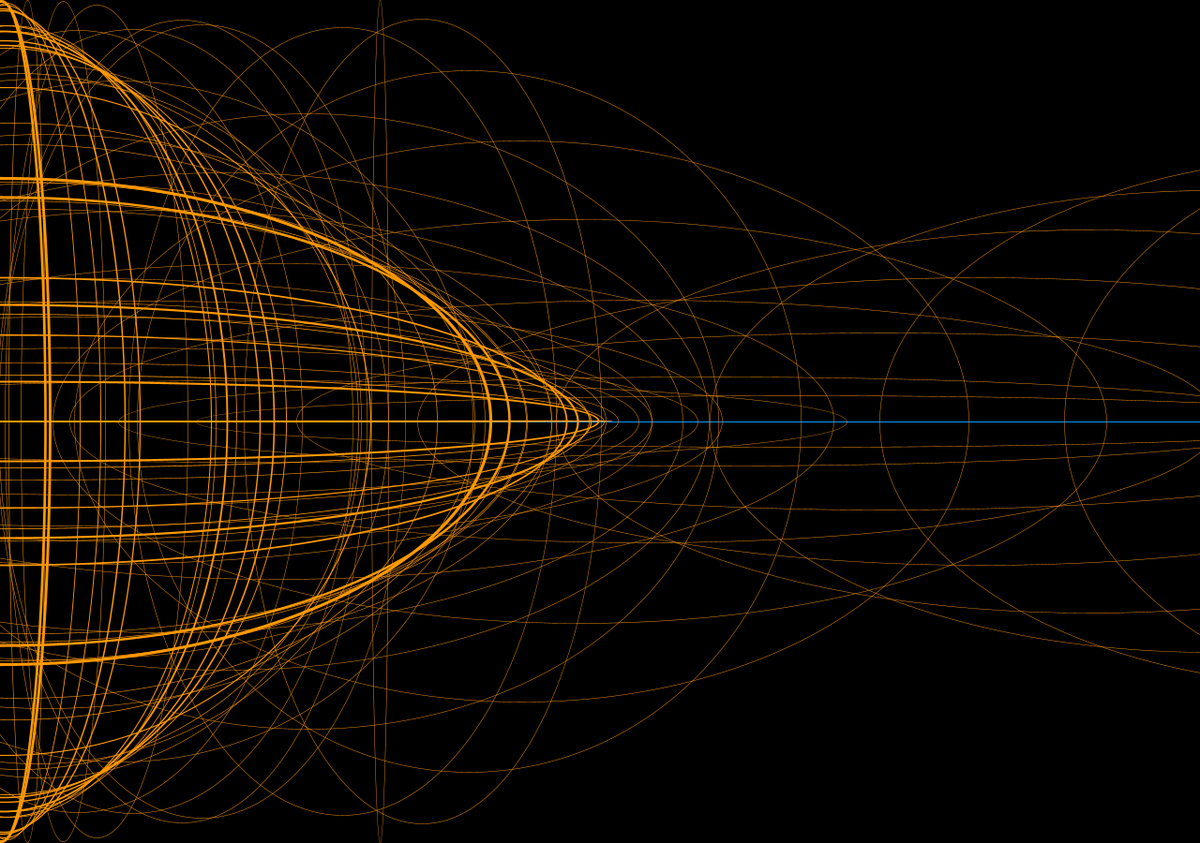
Frame 1 (no input)
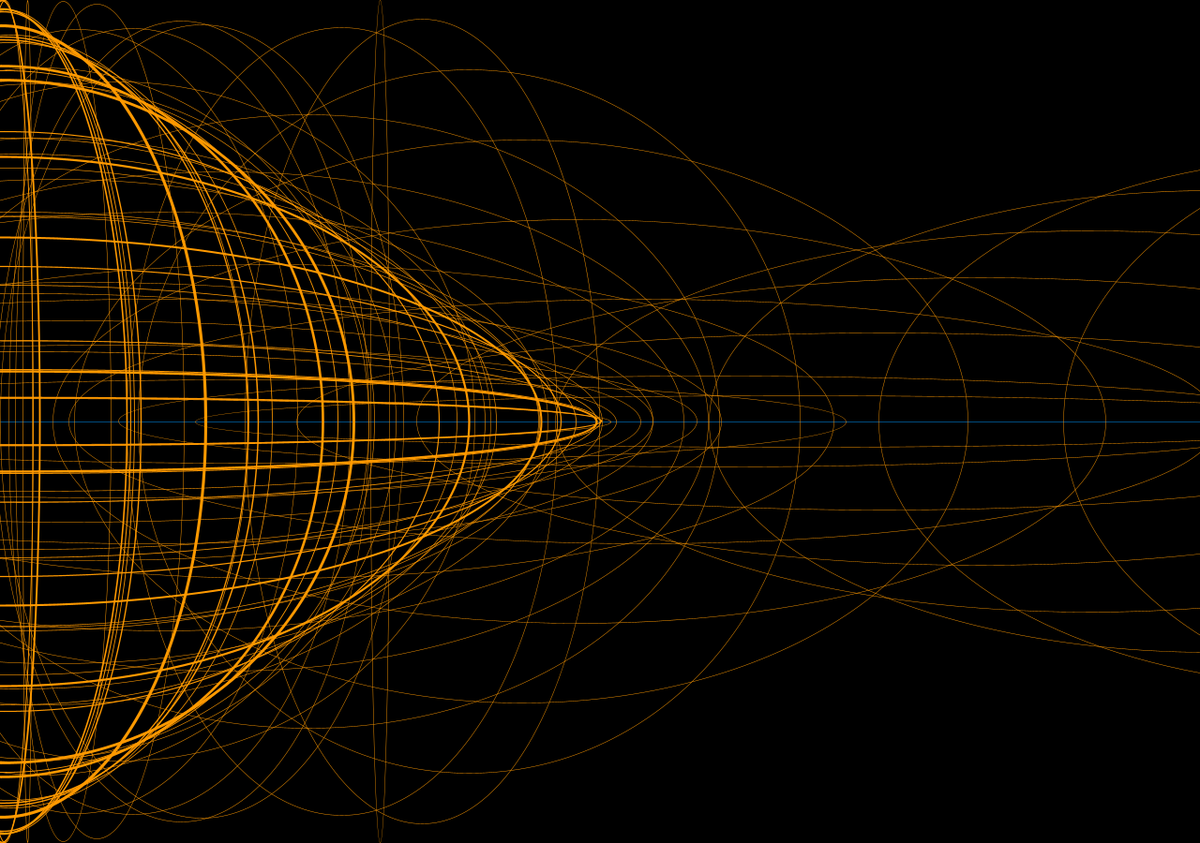
Frame 60 (the mouse pressed at the canvas centre just before this capture)
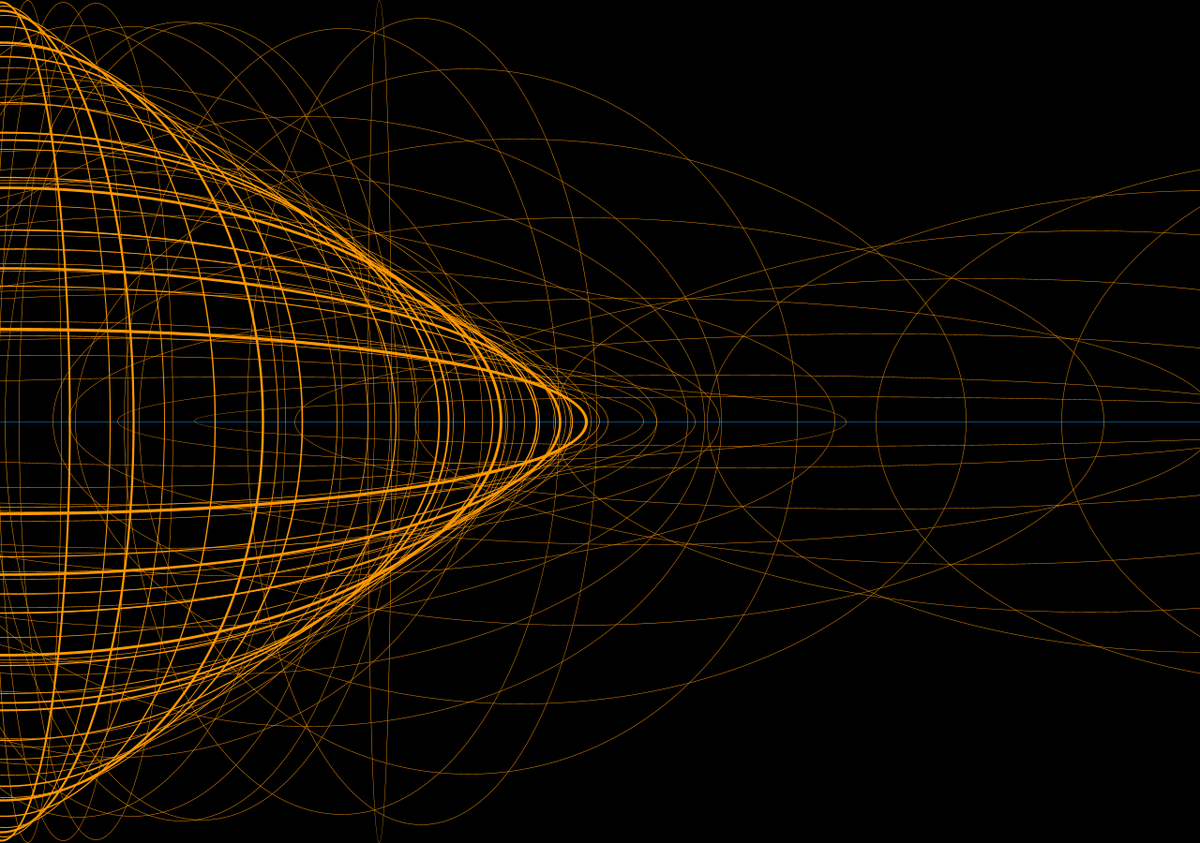
Frame 120 (the mouse held since frame 60 and released just before this capture)

The Processing sketch that drew these frames (run headless with seeded random() and noise(); from frame 60 on, the mouse is pressed at the canvas centre):

// Processing sketch: someonerounding
// ── someonerounding.pde
/*
  someone rounding
  2017.04.09
*/

float count = 0;

void setup() {
  size(1280, 900);

  // Set the background to black and turn off the fill color
  background(0);
  noFill();
  smooth();

  stroke(0, 153, 255);
  line(0, height*0.5, width, height*0.5);
}

void draw() {
  background(0, 0, 0, 100);

  stroke(0, 153, 255);
  line(0, height*0.5, width, height*0.5);
  
  count+=0.01;
  count = count%(2*PI);
  float t = 1*tan(count);
  //println(t);
  r(width + t);
}


float r(float d) {
  float t = d;
  t*=0.9;

  if (t > 0.00001) {
    stroke(255, 153, 0, 255);
    strokeWeight(3*(0.15 + t/width));
    //println(t/width);
    ellipse(width/t, height * 0.5, width*sin(t), height*cos(t));

    r(t);
    //println(r(t));
  }
  return d;
}
